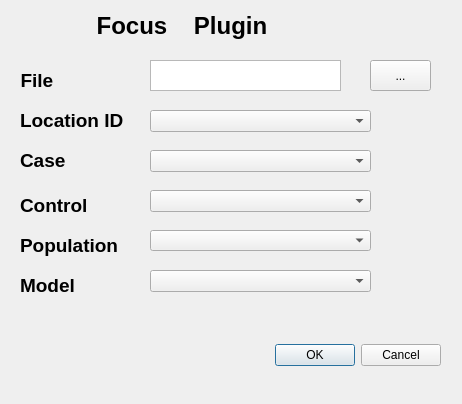
<?xml version="1.0" encoding="UTF-8"?>
<ui version="4.0">
 <class>gis</class>
 <widget class="QDialog" name="gis">
  <property name="geometry">
   <rect>
    <x>0</x>
    <y>0</y>
    <width>462</width>
    <height>404</height>
   </rect>
  </property>
  <property name="windowTitle">
   <string>gis</string>
  </property>
  <property name="toolTip">
   <string>&lt;!DOCTYPE HTML PUBLIC &quot;-//W3C//DTD HTML 4.0//EN&quot; &quot;http://www.w3.org/TR/REC-html40/strict.dtd&quot;&gt;
&lt;html&gt;&lt;head&gt;&lt;meta name=&quot;qrichtext&quot; content=&quot;1&quot; /&gt;&lt;style type=&quot;text/css&quot;&gt;
p, li { white-space: pre-wrap; }
&lt;/style&gt;&lt;/head&gt;&lt;body style=&quot; font-family:'MS Shell Dlg 2'; font-size:8pt; font-weight:400; font-style:normal;&quot;&gt;
&lt;p style=&quot;-qt-paragraph-type:empty; margin-top:0px; margin-bottom:0px; margin-left:0px; margin-right:0px; -qt-block-indent:0; text-indent:0px;&quot;&gt;&lt;br /&gt;&lt;/p&gt;&lt;/body&gt;&lt;/html&gt;</string>
  </property>
  <widget class="QDialogButtonBox" name="buttonBox">
   <property name="geometry">
    <rect>
     <x>30</x>
     <y>320</y>
     <width>411</width>
     <height>71</height>
    </rect>
   </property>
   <property name="orientation">
    <enum>Qt::Horizontal</enum>
   </property>
   <property name="standardButtons">
    <set>QDialogButtonBox::Cancel|QDialogButtonBox::Ok</set>
   </property>
  </widget>
  <widget class="QLabel" name="label">
   <property name="geometry">
    <rect>
     <x>90</x>
     <y>10</y>
     <width>221</width>
     <height>31</height>
    </rect>
   </property>
   <property name="font">
    <font>
     <pointsize>18</pointsize>
     <weight>75</weight>
     <bold>true</bold>
    </font>
   </property>
   <property name="text">
    <string> Focus    Plugin</string>
   </property>
  </widget>
  <widget class="QLabel" name="label_2">
   <property name="geometry">
    <rect>
     <x>10</x>
     <y>70</y>
     <width>71</width>
     <height>21</height>
    </rect>
   </property>
   <property name="font">
    <font>
     <pointsize>14</pointsize>
     <weight>75</weight>
     <bold>true</bold>
    </font>
   </property>
   <property name="text">
    <string>  File  </string>
   </property>
  </widget>
  <widget class="QLabel" name="label_3">
   <property name="geometry">
    <rect>
     <x>20</x>
     <y>150</y>
     <width>61</width>
     <height>21</height>
    </rect>
   </property>
   <property name="font">
    <font>
     <pointsize>14</pointsize>
     <weight>75</weight>
     <bold>true</bold>
    </font>
   </property>
   <property name="text">
    <string>Case </string>
   </property>
  </widget>
  <widget class="QLabel" name="label_4">
   <property name="geometry">
    <rect>
     <x>20</x>
     <y>190</y>
     <width>81</width>
     <height>31</height>
    </rect>
   </property>
   <property name="font">
    <font>
     <pointsize>14</pointsize>
     <weight>75</weight>
     <bold>true</bold>
    </font>
   </property>
   <property name="text">
    <string>Control</string>
   </property>
  </widget>
  <widget class="QLabel" name="label_5">
   <property name="geometry">
    <rect>
     <x>20</x>
     <y>230</y>
     <width>111</width>
     <height>31</height>
    </rect>
   </property>
   <property name="font">
    <font>
     <pointsize>14</pointsize>
     <weight>75</weight>
     <bold>true</bold>
    </font>
   </property>
   <property name="text">
    <string>Population</string>
   </property>
  </widget>
  <widget class="QComboBox" name="comboBox">
   <property name="geometry">
    <rect>
     <x>150</x>
     <y>270</y>
     <width>221</width>
     <height>22</height>
    </rect>
   </property>
  </widget>
  <widget class="QComboBox" name="comboBox_2">
   <property name="geometry">
    <rect>
     <x>150</x>
     <y>150</y>
     <width>221</width>
     <height>22</height>
    </rect>
   </property>
  </widget>
  <widget class="QComboBox" name="comboBox_3">
   <property name="geometry">
    <rect>
     <x>150</x>
     <y>190</y>
     <width>221</width>
     <height>22</height>
    </rect>
   </property>
  </widget>
  <widget class="QLabel" name="label_6">
   <property name="geometry">
    <rect>
     <x>20</x>
     <y>270</y>
     <width>121</width>
     <height>31</height>
    </rect>
   </property>
   <property name="font">
    <font>
     <pointsize>14</pointsize>
     <weight>75</weight>
     <bold>true</bold>
    </font>
   </property>
   <property name="text">
    <string>Model</string>
   </property>
  </widget>
  <widget class="QComboBox" name="comboBox_5">
   <property name="geometry">
    <rect>
     <x>150</x>
     <y>230</y>
     <width>221</width>
     <height>21</height>
    </rect>
   </property>
  </widget>
  <widget class="QTextBrowser" name="textBrowser">
   <property name="geometry">
    <rect>
     <x>150</x>
     <y>60</y>
     <width>191</width>
     <height>31</height>
    </rect>
   </property>
  </widget>
  <widget class="QToolButton" name="toolButton">
   <property name="geometry">
    <rect>
     <x>370</x>
     <y>60</y>
     <width>61</width>
     <height>31</height>
    </rect>
   </property>
   <property name="text">
    <string>...</string>
   </property>
  </widget>
  <widget class="QLabel" name="label_7">
   <property name="geometry">
    <rect>
     <x>20</x>
     <y>105</y>
     <width>121</width>
     <height>31</height>
    </rect>
   </property>
   <property name="font">
    <font>
     <pointsize>14</pointsize>
     <weight>75</weight>
     <bold>true</bold>
    </font>
   </property>
   <property name="text">
    <string>Location ID</string>
   </property>
  </widget>
  <widget class="QComboBox" name="comboBox_4">
   <property name="geometry">
    <rect>
     <x>150</x>
     <y>110</y>
     <width>221</width>
     <height>22</height>
    </rect>
   </property>
  </widget>
 </widget>
 <resources/>
 <connections>
  <connection>
   <sender>buttonBox</sender>
   <signal>accepted()</signal>
   <receiver>gis</receiver>
   <slot>accept()</slot>
   <hints>
    <hint type="sourcelabel">
     <x>248</x>
     <y>254</y>
    </hint>
    <hint type="destinationlabel">
     <x>157</x>
     <y>274</y>
    </hint>
   </hints>
  </connection>
  <connection>
   <sender>buttonBox</sender>
   <signal>rejected()</signal>
   <receiver>gis</receiver>
   <slot>reject()</slot>
   <hints>
    <hint type="sourcelabel">
     <x>316</x>
     <y>260</y>
    </hint>
    <hint type="destinationlabel">
     <x>286</x>
     <y>274</y>
    </hint>
   </hints>
  </connection>
 </connections>
</ui>
